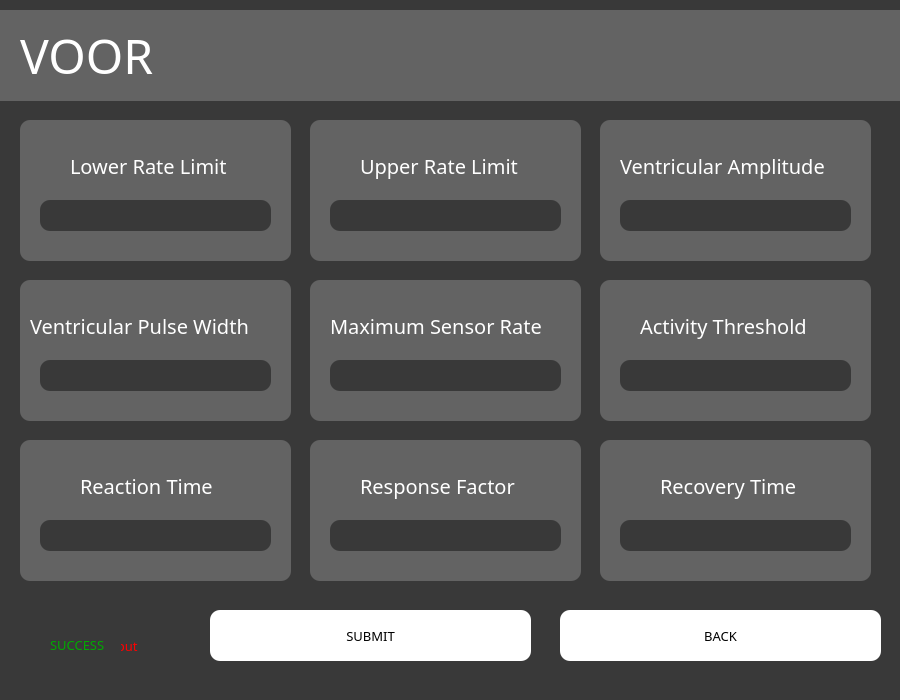
<?xml version="1.0" encoding="UTF-8"?>
<ui version="4.0">
 <class>Dialog</class>
 <widget class="QDialog" name="Dialog">
  <property name="geometry">
   <rect>
    <x>0</x>
    <y>0</y>
    <width>900</width>
    <height>700</height>
   </rect>
  </property>
  <property name="minimumSize">
   <size>
    <width>900</width>
    <height>700</height>
   </size>
  </property>
  <property name="maximumSize">
   <size>
    <width>900</width>
    <height>700</height>
   </size>
  </property>
  <property name="windowTitle">
   <string>Dialog</string>
  </property>
  <property name="styleSheet">
   <string notr="true">background-color: rgb(57, 57, 57);</string>
  </property>
  <widget class="QGraphicsView" name="graphicsView_2">
   <property name="geometry">
    <rect>
     <x>0</x>
     <y>10</y>
     <width>1201</width>
     <height>91</height>
    </rect>
   </property>
   <property name="styleSheet">
    <string notr="true">background-color: rgb(99, 99, 99);
border: none;
</string>
   </property>
  </widget>
  <widget class="QLabel" name="label">
   <property name="geometry">
    <rect>
     <x>20</x>
     <y>0</y>
     <width>501</width>
     <height>111</height>
    </rect>
   </property>
   <property name="font">
    <font>
     <family>Franklin Gothic Book</family>
     <pointsize>36</pointsize>
    </font>
   </property>
   <property name="layoutDirection">
    <enum>Qt::LeftToRight</enum>
   </property>
   <property name="styleSheet">
    <string notr="true">color: rgb(255, 255, 255);
background-color: none;</string>
   </property>
   <property name="text">
    <string>VOOR</string>
   </property>
  </widget>
  <widget class="QLineEdit" name="VOORLRL">
   <property name="geometry">
    <rect>
     <x>40</x>
     <y>200</y>
     <width>231</width>
     <height>31</height>
    </rect>
   </property>
   <property name="styleSheet">
    <string notr="true">font-size: 12pt;
color: rgb(255, 255, 255);
border-radius: 10;
background-color: rgb(57, 57, 57)</string>
   </property>
   <property name="text">
    <string/>
   </property>
  </widget>
  <widget class="QGraphicsView" name="graphicsView_4">
   <property name="geometry">
    <rect>
     <x>20</x>
     <y>120</y>
     <width>271</width>
     <height>141</height>
    </rect>
   </property>
   <property name="styleSheet">
    <string notr="true">background-color: rgb(99, 99, 99);
border-radius: 10;</string>
   </property>
  </widget>
  <widget class="QLabel" name="label_2">
   <property name="geometry">
    <rect>
     <x>70</x>
     <y>150</y>
     <width>181</width>
     <height>31</height>
    </rect>
   </property>
   <property name="font">
    <font>
     <family>Franklin Gothic Book</family>
     <pointsize>15</pointsize>
    </font>
   </property>
   <property name="styleSheet">
    <string notr="true">color: rgb(255, 255, 255);
font-size: 15pt;
background-color: none;
</string>
   </property>
   <property name="text">
    <string>Lower Rate Limit</string>
   </property>
  </widget>
  <widget class="QLineEdit" name="VOORURL">
   <property name="geometry">
    <rect>
     <x>330</x>
     <y>200</y>
     <width>231</width>
     <height>31</height>
    </rect>
   </property>
   <property name="styleSheet">
    <string notr="true">font-size: 12pt;
color: rgb(255, 255, 255);
border-radius: 10;
background-color: rgb(57, 57, 57)</string>
   </property>
   <property name="text">
    <string/>
   </property>
  </widget>
  <widget class="QGraphicsView" name="graphicsView_5">
   <property name="geometry">
    <rect>
     <x>310</x>
     <y>120</y>
     <width>271</width>
     <height>141</height>
    </rect>
   </property>
   <property name="styleSheet">
    <string notr="true">background-color: rgb(99, 99, 99);
border-radius: 10;</string>
   </property>
  </widget>
  <widget class="QLabel" name="label_3">
   <property name="geometry">
    <rect>
     <x>360</x>
     <y>150</y>
     <width>181</width>
     <height>31</height>
    </rect>
   </property>
   <property name="font">
    <font>
     <family>Franklin Gothic Book</family>
     <pointsize>15</pointsize>
    </font>
   </property>
   <property name="styleSheet">
    <string notr="true">color: rgb(255, 255, 255);
font-size: 15pt;
background-color: none;
</string>
   </property>
   <property name="text">
    <string>Upper Rate Limit</string>
   </property>
  </widget>
  <widget class="QLineEdit" name="VOORPW">
   <property name="geometry">
    <rect>
     <x>40</x>
     <y>360</y>
     <width>231</width>
     <height>31</height>
    </rect>
   </property>
   <property name="styleSheet">
    <string notr="true">font-size: 12pt;
color: rgb(255, 255, 255);
border-radius: 10;
background-color: rgb(57, 57, 57)</string>
   </property>
   <property name="text">
    <string/>
   </property>
  </widget>
  <widget class="QGraphicsView" name="graphicsView_6">
   <property name="geometry">
    <rect>
     <x>20</x>
     <y>280</y>
     <width>271</width>
     <height>141</height>
    </rect>
   </property>
   <property name="styleSheet">
    <string notr="true">background-color: rgb(99, 99, 99);
border-radius: 10;</string>
   </property>
  </widget>
  <widget class="QLabel" name="label_4">
   <property name="geometry">
    <rect>
     <x>30</x>
     <y>310</y>
     <width>251</width>
     <height>31</height>
    </rect>
   </property>
   <property name="font">
    <font>
     <family>Franklin Gothic Book</family>
     <pointsize>15</pointsize>
    </font>
   </property>
   <property name="styleSheet">
    <string notr="true">color: rgb(255, 255, 255);
font-size: 15pt;
background-color: none;
</string>
   </property>
   <property name="text">
    <string>Ventricular Pulse Width</string>
   </property>
  </widget>
  <widget class="QLineEdit" name="VOORVA">
   <property name="geometry">
    <rect>
     <x>620</x>
     <y>200</y>
     <width>231</width>
     <height>31</height>
    </rect>
   </property>
   <property name="styleSheet">
    <string notr="true">font-size: 12pt;
color: rgb(255, 255, 255);
border-radius: 10;
background-color: rgb(57, 57, 57)</string>
   </property>
   <property name="text">
    <string/>
   </property>
  </widget>
  <widget class="QGraphicsView" name="graphicsView_7">
   <property name="geometry">
    <rect>
     <x>600</x>
     <y>120</y>
     <width>271</width>
     <height>141</height>
    </rect>
   </property>
   <property name="styleSheet">
    <string notr="true">background-color: rgb(99, 99, 99);
border-radius: 10;</string>
   </property>
  </widget>
  <widget class="QLabel" name="label_5">
   <property name="geometry">
    <rect>
     <x>620</x>
     <y>150</y>
     <width>231</width>
     <height>31</height>
    </rect>
   </property>
   <property name="font">
    <font>
     <family>Franklin Gothic Book</family>
     <pointsize>15</pointsize>
    </font>
   </property>
   <property name="styleSheet">
    <string notr="true">color: rgb(255, 255, 255);
font-size: 15pt;
background-color: none;
</string>
   </property>
   <property name="text">
    <string>Ventricular Amplitude</string>
   </property>
  </widget>
  <widget class="QPushButton" name="backbutton">
   <property name="geometry">
    <rect>
     <x>560</x>
     <y>610</y>
     <width>321</width>
     <height>51</height>
    </rect>
   </property>
   <property name="font">
    <font>
     <family>Franklin Gothic Book</family>
     <pointsize>10</pointsize>
    </font>
   </property>
   <property name="styleSheet">
    <string notr="true">background-color: rgb(255, 255, 255);
border-radius: 10;</string>
   </property>
   <property name="text">
    <string>BACK</string>
   </property>
  </widget>
  <widget class="QPushButton" name="VOORsubmitbutton">
   <property name="geometry">
    <rect>
     <x>210</x>
     <y>610</y>
     <width>321</width>
     <height>51</height>
    </rect>
   </property>
   <property name="font">
    <font>
     <family>Franklin Gothic Book</family>
     <pointsize>10</pointsize>
    </font>
   </property>
   <property name="styleSheet">
    <string notr="true">background-color: rgb(255, 255, 255);
border-radius: 10;</string>
   </property>
   <property name="text">
    <string>SUBMIT</string>
   </property>
  </widget>
  <widget class="QLabel" name="INVALID">
   <property name="geometry">
    <rect>
     <x>60</x>
     <y>630</y>
     <width>101</width>
     <height>31</height>
    </rect>
   </property>
   <property name="font">
    <font>
     <family>Franklin Gothic Book</family>
     <pointsize>10</pointsize>
    </font>
   </property>
   <property name="styleSheet">
    <string notr="true">color:rgb(255, 0, 0)</string>
   </property>
   <property name="text">
    <string>Invalid Input</string>
   </property>
  </widget>
  <widget class="QLabel" name="SUCCESS">
   <property name="geometry">
    <rect>
     <x>50</x>
     <y>630</y>
     <width>71</width>
     <height>31</height>
    </rect>
   </property>
   <property name="font">
    <font>
     <family>Franklin Gothic Book</family>
     <pointsize>10</pointsize>
    </font>
   </property>
   <property name="styleSheet">
    <string notr="true">color:rgb(255, 0, 0)</string>
   </property>
   <property name="text">
    <string>&lt;html&gt;&lt;head/&gt;&lt;body&gt;&lt;p&gt;&lt;span style=&quot; color:#00aa00;&quot;&gt;SUCCESS&lt;/span&gt;&lt;/p&gt;&lt;/body&gt;&lt;/html&gt;</string>
   </property>
  </widget>
  <widget class="QLineEdit" name="VOORMSR">
   <property name="geometry">
    <rect>
     <x>330</x>
     <y>360</y>
     <width>231</width>
     <height>31</height>
    </rect>
   </property>
   <property name="styleSheet">
    <string notr="true">font-size: 12pt;
color: rgb(255, 255, 255);
border-radius: 10;
background-color: rgb(57, 57, 57)</string>
   </property>
   <property name="text">
    <string/>
   </property>
  </widget>
  <widget class="QGraphicsView" name="graphicsView_8">
   <property name="geometry">
    <rect>
     <x>310</x>
     <y>280</y>
     <width>271</width>
     <height>141</height>
    </rect>
   </property>
   <property name="styleSheet">
    <string notr="true">background-color: rgb(99, 99, 99);
border-radius: 10;</string>
   </property>
  </widget>
  <widget class="QLabel" name="label_6">
   <property name="geometry">
    <rect>
     <x>330</x>
     <y>300</y>
     <width>241</width>
     <height>51</height>
    </rect>
   </property>
   <property name="font">
    <font>
     <family>Franklin Gothic Book</family>
     <pointsize>15</pointsize>
    </font>
   </property>
   <property name="styleSheet">
    <string notr="true">color: rgb(255, 255, 255);
font-size: 15pt;
background-color: none;
text-align: center;
</string>
   </property>
   <property name="text">
    <string>Maximum Sensor Rate</string>
   </property>
  </widget>
  <widget class="QGraphicsView" name="graphicsView_12">
   <property name="geometry">
    <rect>
     <x>600</x>
     <y>440</y>
     <width>271</width>
     <height>141</height>
    </rect>
   </property>
   <property name="styleSheet">
    <string notr="true">background-color: rgb(99, 99, 99);
border-radius: 10;</string>
   </property>
  </widget>
  <widget class="QLabel" name="label_10">
   <property name="geometry">
    <rect>
     <x>660</x>
     <y>460</y>
     <width>161</width>
     <height>51</height>
    </rect>
   </property>
   <property name="font">
    <font>
     <family>Franklin Gothic Book</family>
     <pointsize>15</pointsize>
    </font>
   </property>
   <property name="styleSheet">
    <string notr="true">color: rgb(255, 255, 255);
font-size: 15pt;
background-color: none;
text-align: center;
</string>
   </property>
   <property name="text">
    <string>Recovery Time</string>
   </property>
  </widget>
  <widget class="QGraphicsView" name="graphicsView_10">
   <property name="geometry">
    <rect>
     <x>20</x>
     <y>440</y>
     <width>271</width>
     <height>141</height>
    </rect>
   </property>
   <property name="styleSheet">
    <string notr="true">background-color: rgb(99, 99, 99);
border-radius: 10;</string>
   </property>
  </widget>
  <widget class="QLineEdit" name="RespFactVOOR">
   <property name="geometry">
    <rect>
     <x>330</x>
     <y>520</y>
     <width>231</width>
     <height>31</height>
    </rect>
   </property>
   <property name="styleSheet">
    <string notr="true">font-size: 12pt;
color: rgb(255, 255, 255);
border-radius: 10;
background-color: rgb(57, 57, 57)</string>
   </property>
   <property name="text">
    <string/>
   </property>
  </widget>
  <widget class="QGraphicsView" name="graphicsView_11">
   <property name="geometry">
    <rect>
     <x>310</x>
     <y>440</y>
     <width>271</width>
     <height>141</height>
    </rect>
   </property>
   <property name="styleSheet">
    <string notr="true">background-color: rgb(99, 99, 99);
border-radius: 10;</string>
   </property>
  </widget>
  <widget class="QLabel" name="label_9">
   <property name="geometry">
    <rect>
     <x>360</x>
     <y>460</y>
     <width>181</width>
     <height>51</height>
    </rect>
   </property>
   <property name="font">
    <font>
     <family>Franklin Gothic Book</family>
     <pointsize>15</pointsize>
    </font>
   </property>
   <property name="styleSheet">
    <string notr="true">color: rgb(255, 255, 255);
font-size: 15pt;
background-color: none;
text-align: center;
</string>
   </property>
   <property name="text">
    <string>Response Factor</string>
   </property>
  </widget>
  <widget class="QLineEdit" name="RecovTimeVOOR">
   <property name="geometry">
    <rect>
     <x>620</x>
     <y>520</y>
     <width>231</width>
     <height>31</height>
    </rect>
   </property>
   <property name="styleSheet">
    <string notr="true">font-size: 12pt;
color: rgb(255, 255, 255);
border-radius: 10;
background-color: rgb(57, 57, 57)</string>
   </property>
   <property name="text">
    <string/>
   </property>
  </widget>
  <widget class="QLabel" name="label_8">
   <property name="geometry">
    <rect>
     <x>80</x>
     <y>460</y>
     <width>161</width>
     <height>51</height>
    </rect>
   </property>
   <property name="font">
    <font>
     <family>Franklin Gothic Book</family>
     <pointsize>15</pointsize>
    </font>
   </property>
   <property name="styleSheet">
    <string notr="true">color: rgb(255, 255, 255);
font-size: 15pt;
background-color: none;
text-align: center;
</string>
   </property>
   <property name="text">
    <string>Reaction Time</string>
   </property>
  </widget>
  <widget class="QLineEdit" name="ReactTimeVOOR">
   <property name="geometry">
    <rect>
     <x>40</x>
     <y>520</y>
     <width>231</width>
     <height>31</height>
    </rect>
   </property>
   <property name="styleSheet">
    <string notr="true">font-size: 12pt;
color: rgb(255, 255, 255);
border-radius: 10;
background-color: rgb(57, 57, 57)</string>
   </property>
   <property name="text">
    <string/>
   </property>
  </widget>
  <widget class="QLineEdit" name="ACTIVEVOOR">
   <property name="geometry">
    <rect>
     <x>620</x>
     <y>360</y>
     <width>231</width>
     <height>31</height>
    </rect>
   </property>
   <property name="styleSheet">
    <string notr="true">font-size: 12pt;
color: rgb(255, 255, 255);
border-radius: 10;
background-color: rgb(57, 57, 57)</string>
   </property>
   <property name="text">
    <string/>
   </property>
  </widget>
  <widget class="QLabel" name="label_7">
   <property name="geometry">
    <rect>
     <x>640</x>
     <y>300</y>
     <width>191</width>
     <height>51</height>
    </rect>
   </property>
   <property name="font">
    <font>
     <family>Franklin Gothic Book</family>
     <pointsize>15</pointsize>
    </font>
   </property>
   <property name="styleSheet">
    <string notr="true">color: rgb(255, 255, 255);
font-size: 15pt;
background-color: none;
text-align: center;
</string>
   </property>
   <property name="text">
    <string>Activity Threshold</string>
   </property>
  </widget>
  <widget class="QGraphicsView" name="graphicsView_9">
   <property name="geometry">
    <rect>
     <x>600</x>
     <y>280</y>
     <width>271</width>
     <height>141</height>
    </rect>
   </property>
   <property name="styleSheet">
    <string notr="true">background-color: rgb(99, 99, 99);
border-radius: 10;</string>
   </property>
  </widget>
  <zorder>graphicsView_9</zorder>
  <zorder>graphicsView_11</zorder>
  <zorder>graphicsView_8</zorder>
  <zorder>graphicsView_5</zorder>
  <zorder>graphicsView_7</zorder>
  <zorder>graphicsView_6</zorder>
  <zorder>graphicsView_4</zorder>
  <zorder>graphicsView_2</zorder>
  <zorder>label</zorder>
  <zorder>VOORLRL</zorder>
  <zorder>label_2</zorder>
  <zorder>VOORURL</zorder>
  <zorder>label_3</zorder>
  <zorder>VOORPW</zorder>
  <zorder>label_4</zorder>
  <zorder>VOORVA</zorder>
  <zorder>label_5</zorder>
  <zorder>backbutton</zorder>
  <zorder>VOORsubmitbutton</zorder>
  <zorder>INVALID</zorder>
  <zorder>SUCCESS</zorder>
  <zorder>VOORMSR</zorder>
  <zorder>label_6</zorder>
  <zorder>graphicsView_12</zorder>
  <zorder>label_10</zorder>
  <zorder>graphicsView_10</zorder>
  <zorder>RespFactVOOR</zorder>
  <zorder>label_9</zorder>
  <zorder>RecovTimeVOOR</zorder>
  <zorder>label_8</zorder>
  <zorder>ReactTimeVOOR</zorder>
  <zorder>ACTIVEVOOR</zorder>
  <zorder>label_7</zorder>
 </widget>
 <resources/>
 <connections/>
</ui>
